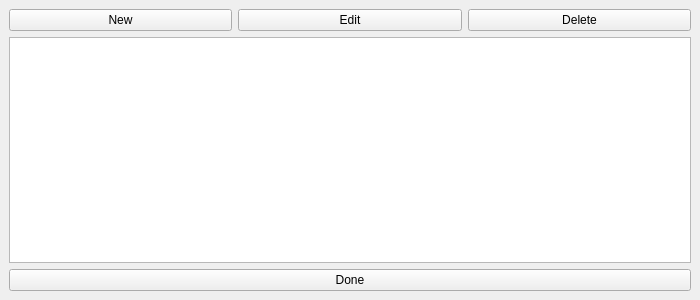
<?xml version="1.0" encoding="UTF-8"?>
<ui version="4.0">
 <class>ProfileManager</class>
 <widget class="QMainWindow" name="ProfileManager">
  <property name="geometry">
   <rect>
    <x>0</x>
    <y>0</y>
    <width>700</width>
    <height>300</height>
   </rect>
  </property>
  <property name="minimumSize">
   <size>
    <width>700</width>
    <height>300</height>
   </size>
  </property>
  <property name="windowTitle">
   <string>Profile Manager</string>
  </property>
  <widget class="QWidget" name="centralwidget">
   <layout class="QGridLayout" name="gridLayout">
    <item row="0" column="0">
     <widget class="QPushButton" name="pushButtonNew">
      <property name="text">
       <string>New</string>
      </property>
     </widget>
    </item>
    <item row="0" column="1">
     <widget class="QPushButton" name="pushButtonEdit">
      <property name="text">
       <string>Edit</string>
      </property>
     </widget>
    </item>
    <item row="0" column="2">
     <widget class="QPushButton" name="pushButtonDelete">
      <property name="text">
       <string>Delete</string>
      </property>
     </widget>
    </item>
    <item row="1" column="0" colspan="3">
     <widget class="TableView" name="tableView"/>
    </item>
    <item row="2" column="0" colspan="3">
     <widget class="QPushButton" name="pushButtonDone">
      <property name="text">
       <string>Done</string>
      </property>
     </widget>
    </item>
   </layout>
  </widget>
  <widget class="QMenuBar" name="menubar">
   <property name="geometry">
    <rect>
     <x>0</x>
     <y>0</y>
     <width>700</width>
     <height>21</height>
    </rect>
   </property>
  </widget>
 </widget>
 <customwidgets>
  <customwidget>
   <class>TableView</class>
   <extends>QTableView</extends>
   <header>Forms/Controls/TableView.hpp</header>
  </customwidget>
 </customwidgets>
 <resources/>
 <connections/>
</ui>
